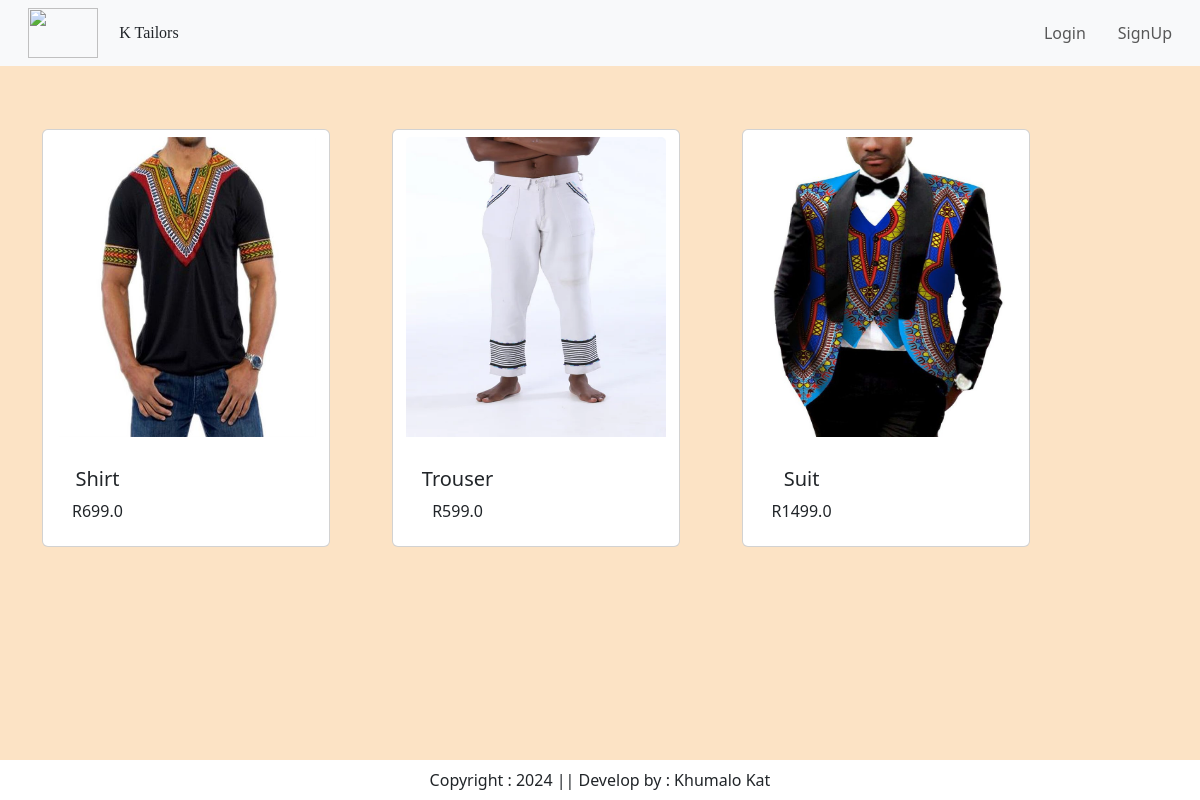
Page /category/MN/ on the committed database.
### app/models.py (models this page shows, shortened)
class Product(models.Model):
    title = models.CharField(max_length=100)
    selling_price = models.FloatField()
    discount_price = models.FloatField()
    discription = models.TextField()
    category = models.CharField(choices=CATEGORY_CHOICES, max_length=2)
    product_image =models.ImageField(upload_to='product')

### app/views.py (the view)
# urls.py: path("category/<slug:val>/", views.CategoryView.as_view(), name='category'),
class CategoryView(View):
    def get(self, request, val):
        product = Product.objects.filter(category=val)
        titles = Product.objects.filter(category=val).values('title')
        return render(request, 'app/category.html', locals()) #{'products': product, 'titles': titles})

### app/Templates/app/category.html (shortened to what this page needs)
{% extends 'app/base.html' %}
{% load static %}
{% block main-content %}
<div class="container my-5">
    <div class="row">
        <div class="container">
            <div class="row">
                {% for prod in product %}
                <div class="col-auto" style="margin-right: 1cm;">
                    <div class="card" style="width: 18rem; margin-top: 15px;">
                        <a href="{% url 'product-detail' prod.id %}" class="btn">
                        <img src="{{ prod.product_image.url }}" height="300px" width="200px" class="card-img-top" alt="...">
                        <div class="card-body">
                        <h5 class="card-title">{{ prod.title }}</h5>
                        <p class="card-text">R{{ prod.selling_price }}</p>
                        </a>
                        </div>
                    </div>
                </div>
                {% endfor %}
            </div>
{% endblock main-content %}

### rows in the picture
Product: product_image (picture), title "Shirt", selling_price "699.0"
Product: product_image (picture), title "Trouser", selling_price "599.0"
Product: product_image (picture), title "Suit", selling_price "1499.0"
